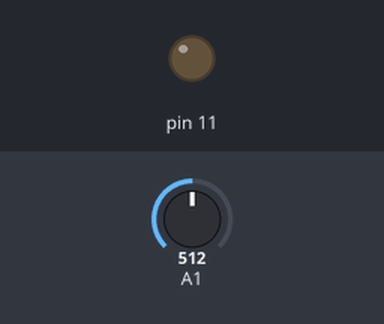
Bench run of a sketch on a simulated Arduino Uno, built with avr-gcc and run on an emulated ATmega328P. On the bench: output pins drawn as LEDs (lit = HIGH). Inputs (shaded band) come from the test bench; at power-on: A1 = 512. What the sketch prints to the serial monitor is not drawn.

Above: at 0.05 s.
Timing chart, 0 to 3.0 s (numbered marks = the images above):
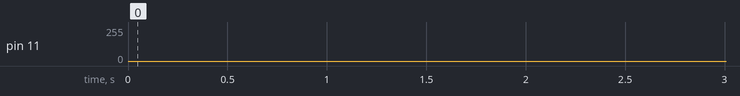

The sketch:

fyrkant.ino
```cpp
#include <Arduino.h>
#include <math.h>

#define WAVETABLE_SIZE 512
#define SAMPLE_RATE 8000   // 8 kHz, samplingsfrekvens

byte sramBuffer[WAVETABLE_SIZE];
volatile uint16_t bufferIndex = 0; // STARTAR PÅ HÖG 192
volatile uint8_t stepValue = 1;   // uppdateras i loop

// Fyll bufferten med fyrkantsvåg
void fillSramBufferWithWaveTable() {
  float soundValue = 0.0;
  for (int i = 0; i < WAVETABLE_SIZE; i++) {
    if (i < WAVETABLE_SIZE / 2) {
      soundValue = 192.0;
    } else {
      soundValue = 64.0;
    }
    sramBuffer[i] = (byte)round(soundValue);// avrunda till byte
  }
}

// Timer1 interrupt
ISR(TIMER1_COMPA_vect) {
  uint8_t inc = (stepValue == 0) ? 1 : stepValue;
  bufferIndex = (bufferIndex + inc) & (WAVETABLE_SIZE - 1);
  OCR2A = sramBuffer[bufferIndex];   // PWM-utgång (pin 11)
}

void setupTimers() {
  // Timer2: PWM på OC2A (pin 11)
  TCCR2A = _BV(COM2A1) | _BV(WGM21) | _BV(WGM20);
  TCCR2B = _BV(CS20);

  // Timer1 CTC
  TCCR1A = 0;
  TCCR1B = _BV(WGM12) | _BV(CS11);   // CTC
  OCR1A = (uint16_t)((F_CPU / (8UL * SAMPLE_RATE)) - 1);
  TIMSK1 = _BV(OCIE1A);
}

void setup() {
  Serial.begin(115200);
  fillSramBufferWithWaveTable();
  pinMode(11, OUTPUT);
  setupTimers();
}

void loop() {
  // Läs potentiometer A1
  uint16_t pot = analogRead(A1);
  stepValue = pot >> 5;

  // Skicka PWM-värdet till Serial Plotter
  Serial.println(OCR2A);
}
```
